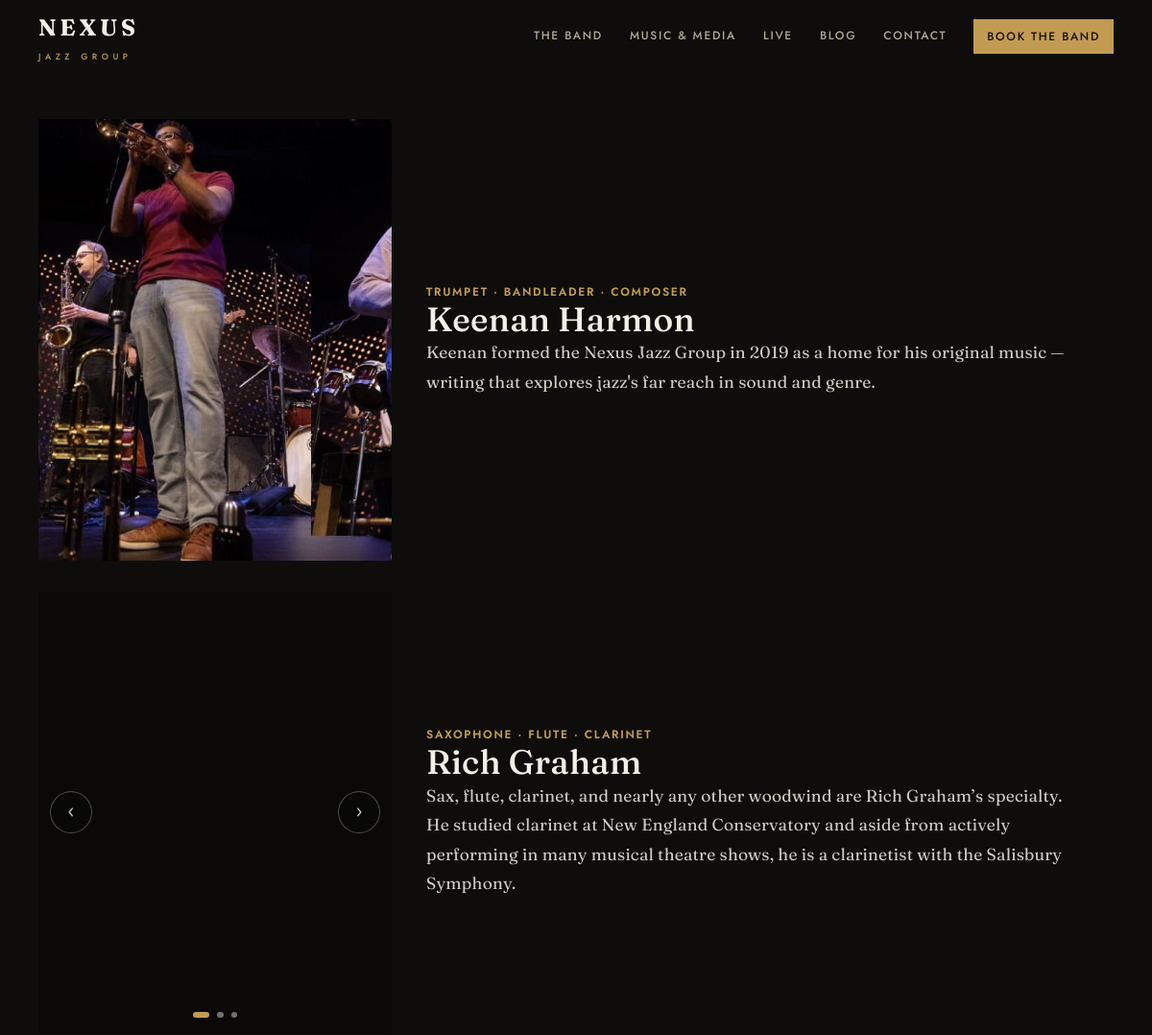
The page /band/ (upper part) on the database as committed earlier.
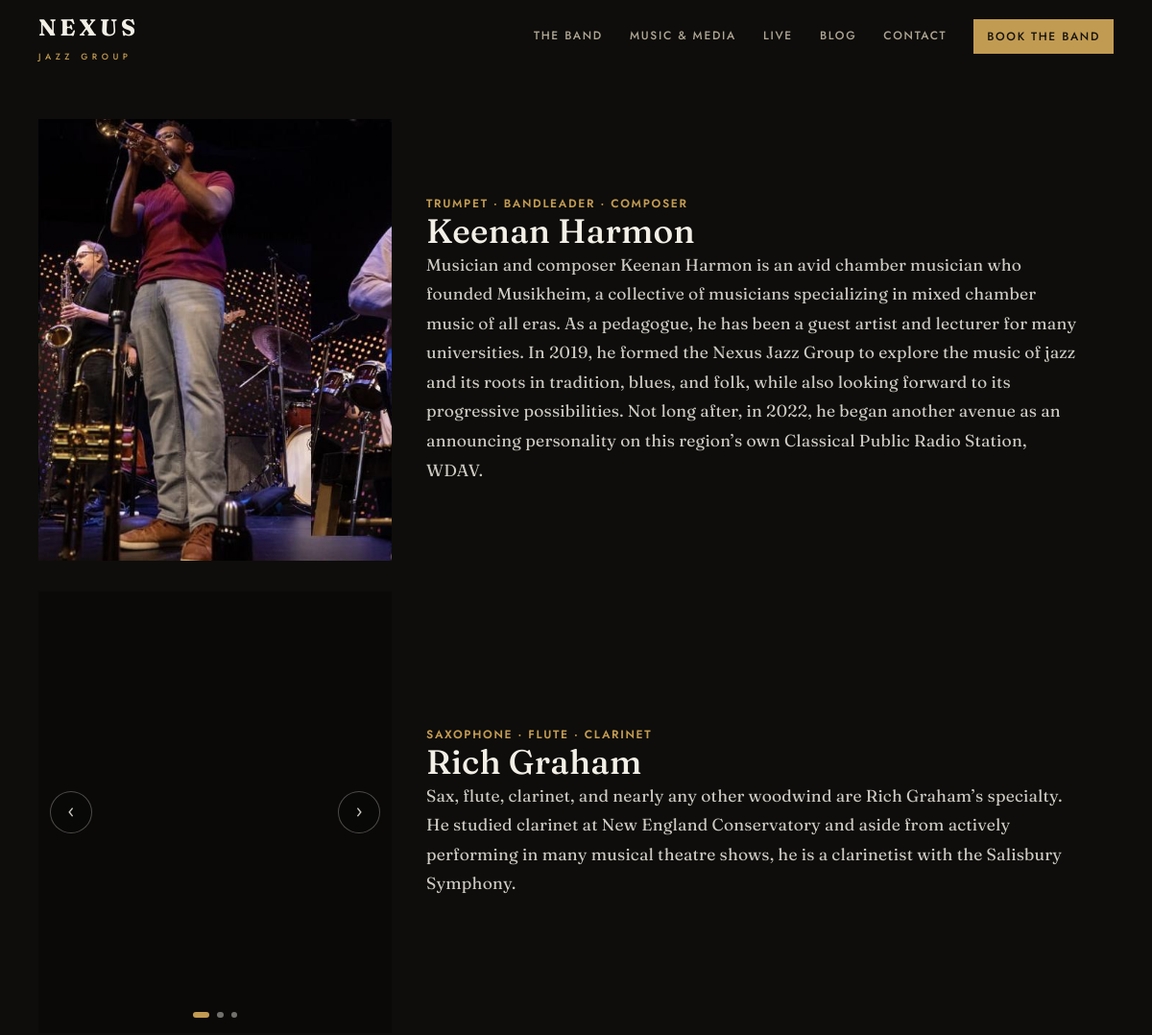
The same page on the database as committed later.
### apps/team/models.py (models this page shows, shortened)
class TeamMember(models.Model):
    name = models.CharField(max_length=200)
    role = models.CharField(max_length=120)
    department = models.ForeignKey(
        Department, null=True, blank=True, on_delete=models.SET_NULL, related_name="members"
    )
    bio = models.TextField(blank=True)
    photo = models.ImageField(upload_to="team/", blank=True, null=True)
    image_focal_y = models.FloatField(default=0.5)
    email = models.EmailField(blank=True)
    phone = models.CharField(max_length=30, blank=True)
    linkedin_url = models.URLField(blank=True)
    sort_order = models.PositiveSmallIntegerField(default=0)
    is_active = models.BooleanField(default=True)
    class Meta:
        ordering = ["sort_order", "name"]
        verbose_name = "Team Member"
        verbose_name_plural = "Team Members"
    @property
    def gallery_photos(self):
        return list(self.photos.filter(is_active=True))

### apps/team/views.py (the view)
# urls.py: path("", views.team, name="team"),
def team(request):
    members = TeamMember.objects.filter(is_active=True).select_related("department").order_by("sort_order", "name")
    departments = Department.objects.all().order_by("sort_order", "name")
    grouped = defaultdict(list)
    ungrouped = []
    for member in members:
        if member.department:
            grouped[member.department].append(member)
        else:
            ungrouped.append(member)
    department_groups = [(dept, grouped[dept]) for dept in departments if grouped[dept]]
    if ungrouped:
        department_groups.append((None, ungrouped))
    context = {
        "department_groups": department_groups,
        "all_members": members,
    }
    return render(request, "team/team.html", context)

### apps/core/context_processors.py (called while the page is built)
def site_settings(request):
    try:
        settings_obj = SiteSettings.objects.first()
    except Exception:
        settings_obj = None
    return {
        "site_settings": settings_obj,
    }

### apps/core/templatetags/assets.py (called while the page is built)
@register.simple_tag
def static_v(path):
    url = static(path)
    try:
        found = finders.find(path)
        if found:
            stamp = int(os.path.getmtime(Path(found)))
            sep = "&" if "?" in url else "?"
            return f"{url}{sep}v={stamp}"
    except Exception:
        pass
    return url

### templates/team/team.html (shortened to what this page needs)
{% extends "base.html" %}
{% block content %}
<section class="section-x section-x--flush" aria-label="Band members">
  <div class="container">
    <div class="roster">
      {% for member in all_members %}
      {% with photos=member.gallery_photos %}
      <article class="player-card reveal">
        <div class="player-card__media">
          {% if photos|length > 1 %}
          <div class="shots" data-carousel="player-{{ member.pk }}">
            <div class="shots__stage">
              {% for photo in photos %}
              <figure class="shots__slide" data-carousel-slide
                      {% if not forloop.first %}aria-hidden="true"{% endif %}>
              </figure>
              {% endfor %}
            </div>
            <button class="shots__arrow shots__arrow--prev" type="button"
                    data-carousel-prev aria-label="Previous picture of {{ member.name }}">
              <span aria-hidden="true">‹</span>
            </button>
            <button class="shots__arrow shots__arrow--next" type="button"
                    data-carousel-next aria-label="Next picture of {{ member.name }}">
              <span aria-hidden="true">›</span>
            </button>
            <div class="shots__dots" role="tablist" aria-label="Pictures of {{ member.name }}">
              {% for photo in photos %}
              <button class="shots__dot" type="button" data-carousel-dot="{{ forloop.counter0 }}"
                      aria-label="Picture {{ forloop.counter }} of {{ photos|length }}"></button>
              {% endfor %}
            </div>
          </div>
          {% elif photos %}
          {% with photo=photos.0 %}
          <figure class="shots shots--single">
            <img src="{{ photo.image.url }}" alt="{{ member.name }}" loading="lazy" decoding="async">
          </figure>
          {% endwith %}
          {% elif member.photo %}
          <figure class="shots shots--single">
            <img src="{{ member.photo.url }}" alt="{{ member.name }}"
                 style="object-position: center {% widthratio member.image_focal_y 1 100 %}%"
                 loading="lazy" decoding="async">
          </figure>
          {% else %}
          <div class="shots shots--single shots--empty">
            <span class="player-card__initial" aria-hidden="true">{{ member.name|first }}</span>
          </div>
          {% endif %}
        </div>
        <div class="player-card__text">
          <p class="player-card__role">{{ member.role }}</p>
          <h2 class="player-card__name">{{ member.name }}</h2>
          {% if member.bio %}<p class="player-card__bio">{{ member.bio }}</p>{% endif %}
        </div>
      </article>
      {% endwith %}
      {% empty %}
      <p class="empty-note">Band bios are on their way.</p>
      {% endfor %}
    </div>
  </div>
</section>
{% endblock %}

Rows that differ between the two databases and show on the page:
changed TeamMember "Keenan Harmon": bio "Keenan formed the Nexus Jazz Group in 2019 as a home for his original music — writing that explores jazz's far reach in sound and genre." → "Musician and composer Keenan Harmon is an avid chamber musician who founded Musikheim, a collective of musicians specializing in mixed chamber music of all eras. As a pedagogue, he has been a guest artist and lecturer for many universities. In 2019, he formed the Nexus Jazz Group to explore the music of jazz and its roots in tradition, blues, and folk, while also looking forward to its progressive possibilities. Not long after, in 2022, he began another avenue as an announcing personality on this region’s own Classical Public Radio Station, WDAV."
